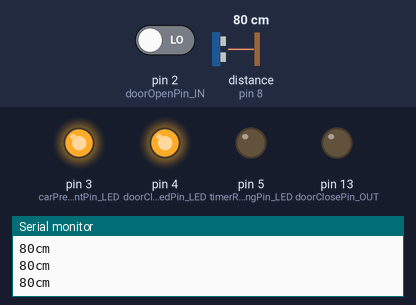
Simulated run of this sketch. Board: Arduino Uno, built with avr-gcc and run on an emulated ATmega328P. Parts: output pins drawn as LEDs (lit = HIGH), the last lines printed to the serial monitor. Wiring (inferred from the names in the program): ultrasonic range finder: trigger pin 7; echo pin 8. The inputs (shaded band) are chosen by the test bench; at power-on: distance to the obstacle (sensor on pin 8) 80 cm, pin 2 (doorOpenPin_IN) LOW. The echo pulse lasts 58.3 µs per cm; pins used as bus, display or sensor lines are not drawn.

Above: at 1.2 s.
1.3 s: distance to the obstacle (sensor on pin 8) set to 7 cm
2.8 s: distance to the obstacle (sensor on pin 8) set to 4 cm
At 3.8 s:
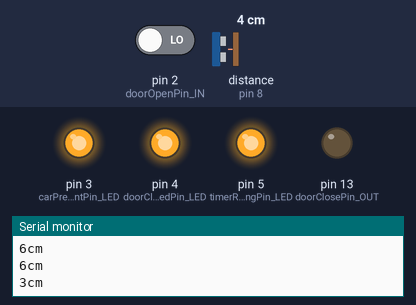
At 5.2 s:
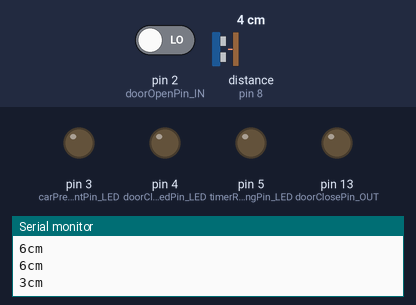
Timing chart, 0 to 16.8 s (numbered marks = the images above; inputs shaded):
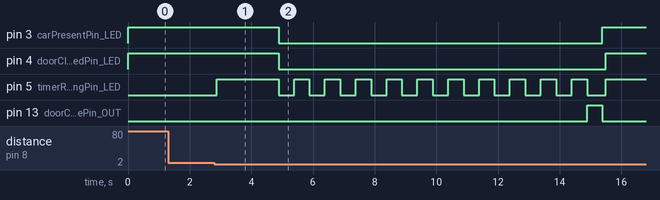

The sketch:

main.ino
```cpp
const int sonarTrigPin_OUT = 7;
const int sonarEchoPin_IN = 8;

const int doorClosePin_OUT = 13;
const int doorOpenPin_IN = 2;

const int carPresentPin_LED = 3;
const int doorClosedPin_LED = 4;
const int timerRunningPin_LED = 5;

const int carAwayThresCM = 150;
const int userInputThresCM = 5;

const unsigned long timerBlinkInterval = 500;
const unsigned long doorCloseDelay = 20000; // 20 sec

bool timerIsRunning = false;
unsigned long timerStartTime = 0;

bool doorIsOpen = false;
bool carIsPresent = false;

#define LED_ON_VAL 240
#define LED_OFF_VAL 0

void setup() {
  Serial.begin(9600);

  pinMode(sonarTrigPin_OUT, OUTPUT);
  pinMode(sonarEchoPin_IN, INPUT);

  pinMode(doorOpenPin_IN, INPUT);
  pinMode(doorClosePin_OUT, OUTPUT);

  pinMode(carPresentPin_LED, OUTPUT);
  pinMode(doorClosedPin_LED, OUTPUT);
  pinMode(timerRunningPin_LED, 5);
}

void loop() {
  long carPingDuration, carCM;

  // The PING))) is triggered by a HIGH pulse of 2 or more microseconds.
  // Give a short LOW pulse beforehand to ensure a clean HIGH pulse:
  digitalWrite(sonarTrigPin_OUT, LOW);
  delayMicroseconds(2);
  digitalWrite(sonarTrigPin_OUT, HIGH);
  delayMicroseconds(10);
  digitalWrite(sonarTrigPin_OUT, LOW);

  carPingDuration = pulseIn(sonarEchoPin_IN, HIGH);

  // convert the time into a distance
  carCM = microsecondsToCentimeters(carPingDuration);

  Serial.print(carCM);
  Serial.print("cm");
  Serial.println();

  if (digitalRead(doorOpenPin_IN)) {
    digitalWrite(doorClosedPin_LED, LOW);
    doorIsOpen = true;
  } else {
    digitalWrite(doorClosedPin_LED, HIGH);
    doorIsOpen = false;
  }

  if (carCM < userInputThresCM) {
    delayedCloseDoor();
  }

  if (carCM < carAwayThresCM) {
    digitalWrite(carPresentPin_LED, HIGH);
    carIsPresent = true;
  } else {
    digitalWrite(carPresentPin_LED, LOW);

    carIsPresent = false;
  }

  if (doorIsOpen && !carIsPresent && !timerIsRunning) {
    timerIsRunning = true;
    timerStartTime = millis();
  } else if ((!doorIsOpen || carIsPresent) && timerIsRunning) {
    timerIsRunning = false;
    digitalWrite(timerRunningPin_LED, LOW);
  }

  if (timerIsRunning) {
    unsigned long timerRunningTime = millis() - timerStartTime;
    if ((timerRunningTime / timerBlinkInterval) % 2 == 0) {
      digitalWrite(timerRunningPin_LED, HIGH);
    } else {
      digitalWrite(timerRunningPin_LED, LOW) ;
    }

    if (timerRunningTime > doorCloseDelay) {
      closeDoor();
    }
  }

  delay(100);
}

long microsecondsToCentimeters(long microseconds) {
  // The speed of sound is 340 m/s or 29 microseconds per centimeter.
  // The ping travels out and back, so to find the distance of the object we
  // take half of the distance travelled.
  return microseconds / 29 / 2;
}

void closeDoor() {
  digitalWrite(doorClosePin_OUT, HIGH);
  delay(500); // 0.5 sec
  digitalWrite(doorClosePin_OUT, LOW);
  delayMicroseconds(2000); // 2 sec (Gives the door carriage time to move away from the limit switch)
}

void delayedCloseDoor() {
  digitalWrite(carPresentPin_LED, HIGH);
  digitalWrite(doorClosedPin_LED, HIGH);
  digitalWrite(timerRunningPin_LED, HIGH);
  delay(2000);
  digitalWrite(carPresentPin_LED, LOW);
  digitalWrite(doorClosedPin_LED, LOW);
  digitalWrite(timerRunningPin_LED, LOW);

  for(int i = 0; i < 10; i++) {
    delay(500);
    digitalWrite(timerRunningPin_LED, HIGH);
    delay(500);
    digitalWrite(timerRunningPin_LED, LOW);
  }

  closeDoor();
}
```

Measured:
- the behaviour switches between 6 and 5 cm on distance to the obstacle (sensor on pin 8) (found by bisection; images 0 and 1)
- after the input at 2.8 s, pin 3 (carPresentPin_LED): HIGH → LOW after 2.1 s, → HIGH 10.5 s later; pin 4 (doorClosedPin_LED): HIGH → LOW after 2.1 s, → HIGH 10.6 s later
